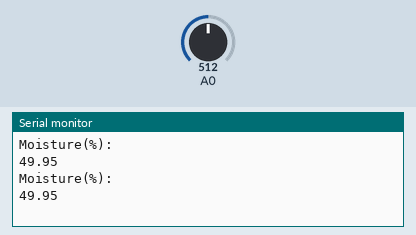
Simulated run of this sketch. Board: Arduino Uno, built with avr-gcc and run on an emulated ATmega328P. On the bench: the last lines printed to the serial monitor. Inputs (shaded band) come from the test bench; at power-on: A0 = 512.

Above: at 1.8 s.
1.9 s: A0 set to 716
At 2.8 s:
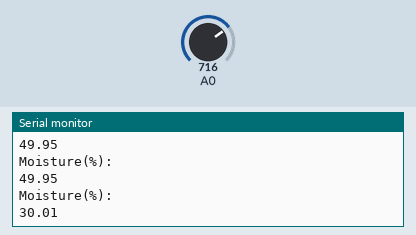
3.4 s: A0 set to 900
At 4.3 s:
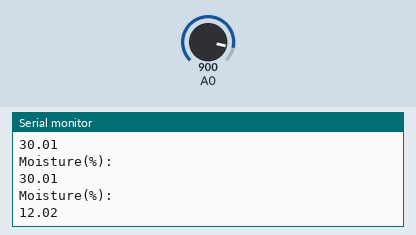
Timing chart, 0 to 6.4 s (numbered marks = the images above; inputs shaded):
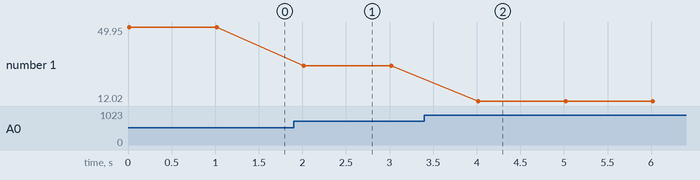

The sketch:

arduinoMoisture.ino
```cpp
void setup() {
Serial.begin(9600);

}

void loop() {
long sensor= analogRead(A0);
float percentage= (100-((sensor/1023.00)*100));

Serial.println("Moisture(%):");
Serial.println(percentage);

delay(1000);
}
```

Measured:
- after the input at 1.9 s, the serial monitor: prints a new line after 0.12 s (image 1)
- after the input at 3.4 s, the serial monitor: prints a new line after 0.62 s (image 2)
- plotted number 1: 49.95 → 30.01 after the input at 1.9 s, 30.01 → 12.02 after the input at 3.4 s
